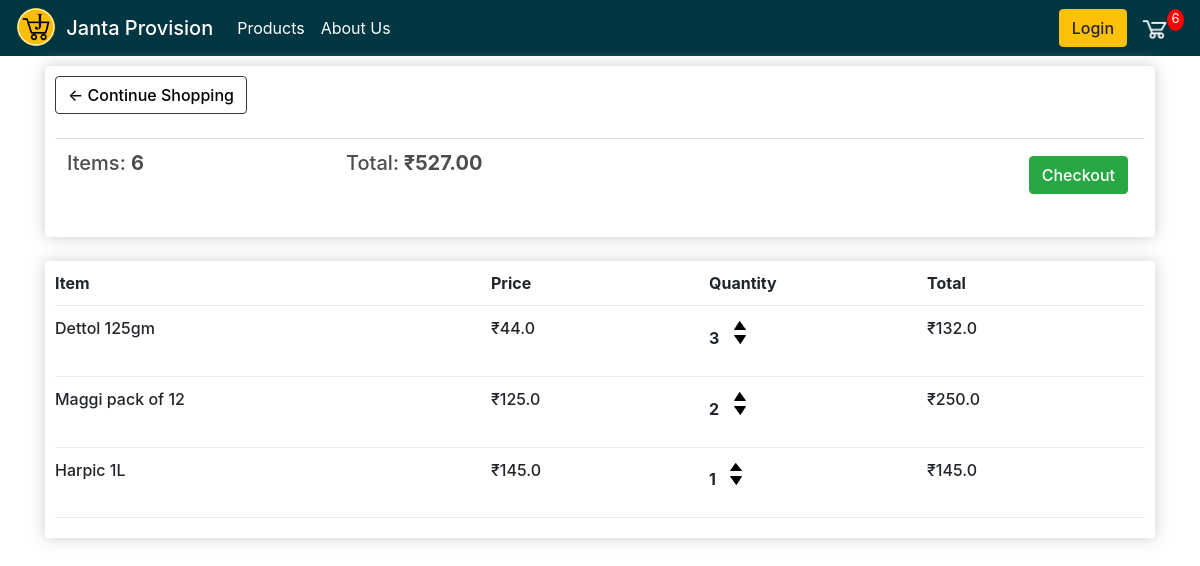
The app's page /cart/ (signed in) with its own data.
### store/models.py (models this page shows, shortened)
class Order(models.Model):
    customer = models.ForeignKey(Customer, on_delete=models.SET_NULL, null = True, blank = True)
    date_ordered = models.DateTimeField(auto_now_add=True)
    complete = models.BooleanField(default=False, null = True, blank=False)
    transaction_id = models.CharField(null = True, max_length=100)
    @property
    def get_cart_total(self):
        orderitems = self.order_item_set.all()
        total = sum([item.get_total for item in orderitems])
        return total
    @property
    def get_cart_items(self):
        orderitems = self.order_item_set.all()
        total = sum([item.quantity for item in orderitems])
        return total

class Order_Item(models.Model):
    Product = models.ForeignKey(Product, on_delete=models.SET_NULL, null = True, blank = True)
    order = models.ForeignKey(Order, on_delete=models.SET_NULL, null = True, blank = True)
    quantity = models.IntegerField(default=0, null = True, blank = True)
    date_added = models.DateTimeField(auto_now_add=True)
    @property
    def get_total(self):
        total = self.Product.price * self.quantity
        return total

class Product(models.Model):
    name = models.CharField(null = True, max_length=100)
    price = models.FloatField()
    mrp = models.FloatField(null = True)
    image = models.ImageField(null = True, blank = True)
    @property
    def imageURL(self):
        try:
            url = self.image.url
        except:
            url = ' '
        return url

### store/views.py (the view)
# urls.py: path('cart/', views.cart, name="cart"),
def cart(request):
    if request.user.is_authenticated:
        customer = request.user.customer
        order, created = Order.objects.get_or_create(customer=customer, complete = False) #* Good Part
        items = order.order_item_set.all()  #* Good Part
        cartItems = order.get_cart_items
    else:
        items = []
        order = {'get_cart_total':0, 'get_cart_items':0}
        cartItems = order['get_cart_items']
    context = {'items':items, 'order':order, 'cartItems':cartItems}
    return render(request, 'store/cart.html', context)

### store/templates/store/cart.html (shortened to what this page needs)
{% extends 'store/main.html' %}
{% load static %}
{% block content %}
<!DOCTYPE html>
<html lang="en">
<head>
    <link rel="stylesheet" type="text/css" href="{% static 'css/main.css' %}">
</head>
<body>
    <div class="row">
        <div class="col-lg-12">
            <div class="box-element">
                <a  class=" btn btn-outline-dark back-main" href="{% url 'store' %}">&#x2190; Continue Shopping</a>
				<br>
				<br>
				<table class="table">
					<tr>
						<th><h5>Items: <strong>{{ order.get_cart_items }}</strong></h5></th>
						<th><h5>Total:<strong> ₹{{ order.get_cart_total|floatformat:2 }}</strong></h5></th>
						<th>
							<a  style="float:right; margin:5px;" class="btn btn-success checkout-btn" href="{% url 'checkout' %}">Checkout</a>
						</th>
					</tr>
				</table>
            </div>
            <br>
            <div class="box-element">
                <div class="cart-row">
					<div style="flex:2"><strong>Item</strong></div>
					<div style="flex:1"><strong>Price</strong></div>
					<div style="flex:1"><strong>Quantity</strong></div>
					<div style="flex:1"><strong>Total</strong></div>
				</div>
				{% for item in items %}
				<div class="cart-row">
					<div class="cart-item" style="flex:2"><p>{{ item.Product.name }}</p></div>
					<div class="cart-price" style="flex:1"><p>₹{{ item.Product.price|floatformat:1 }}</p></div>
					<div style="flex:1">
						<p class="quantity">{{ item.quantity }}</p>
						<div class="quantity">
							<img data-product={{item.Product.id}} data-action="add" class="chg-quantity update-cart" src="{% static  'images/arrow-up.png' %}">
							<img data-product={{item.Product.id}} data-action="remove" class="chg-quantity update-cart" src="{% static  'images/arrow-down.png' %}">
						</div>
					</div>
					<div class="cart-total" style="flex:1"><p>₹{{ item.get_total|floatformat:1 }}</p></div>
				</div>
				{% endfor %}
            </div>
        </div>
    </div>
</body>
</html>
{% endblock content %}

### static/css/main.css (style rules this page uses)
html { scroll-behavior: smooth; }
h1,h2,h3,h4,h5,h6 { color:hsl(0, 0%, 30%); }
.box-element { box-shadow:hsl(0, 0%, 80%) 0 0 16px; background-color: #fff; border-radius: 4px; padding: 10px; }
.cart-item, .cart-price, .cart-total, .ship-info, .checkout-name, .checkout-price, .checkout-quantity { font-weight: 500; }
.col-lg-4, .col-lg-6, .col-lg-8, .col-lg-12 { margin-top: 10px; }
.btn { border-radius: 5; font-weight: 500; }
.add-cart-btn, .back-main, .back-cart { color: black; }
.cart-row { display: flex; align-items: flex-stretch; padding-bottom: 10px; margin-bottom: 10px; border-bottom: 1px solid #ececec; }
.quantity { display: inline-block; font-weight: 700; padding-right:10px; }
.chg-quantity { width: 12px; cursor: pointer; display: block; margin-top: 5px; transition:.1s; }

### records on screen
Order: get_cart_items "6", get_cart_total "527.00"
Order_Item: Product.name "Dettol 125gm", Product.price "44.0", quantity "3", get_total "132.0"
Order_Item: Product.name "Maggi pack of 12", Product.price "125.0", quantity "2", get_total "250.0"
Order_Item: Product.name "Harpic 1L", Product.price "145.0", quantity "1", get_total "145.0"

### other values on screen
{{ cartItems }} "6"
